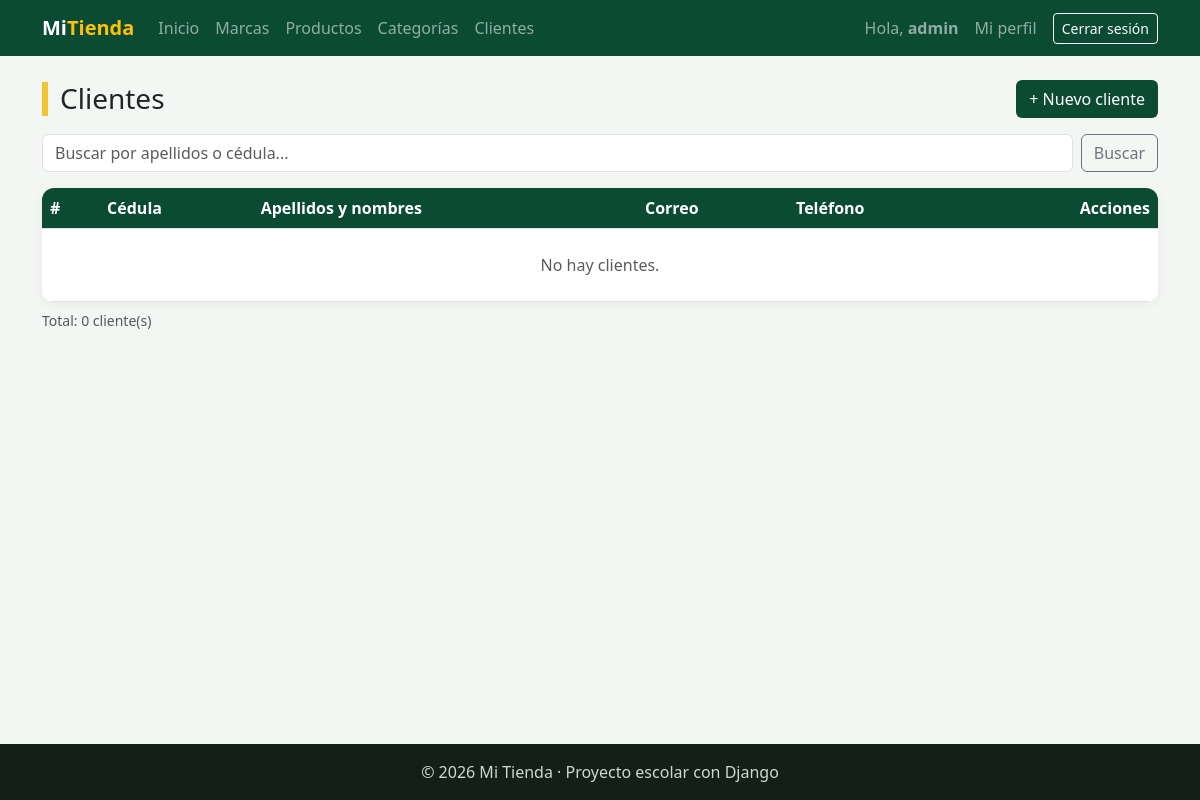
The page /facturacion/clientes/ (signed in) on the database as committed earlier.
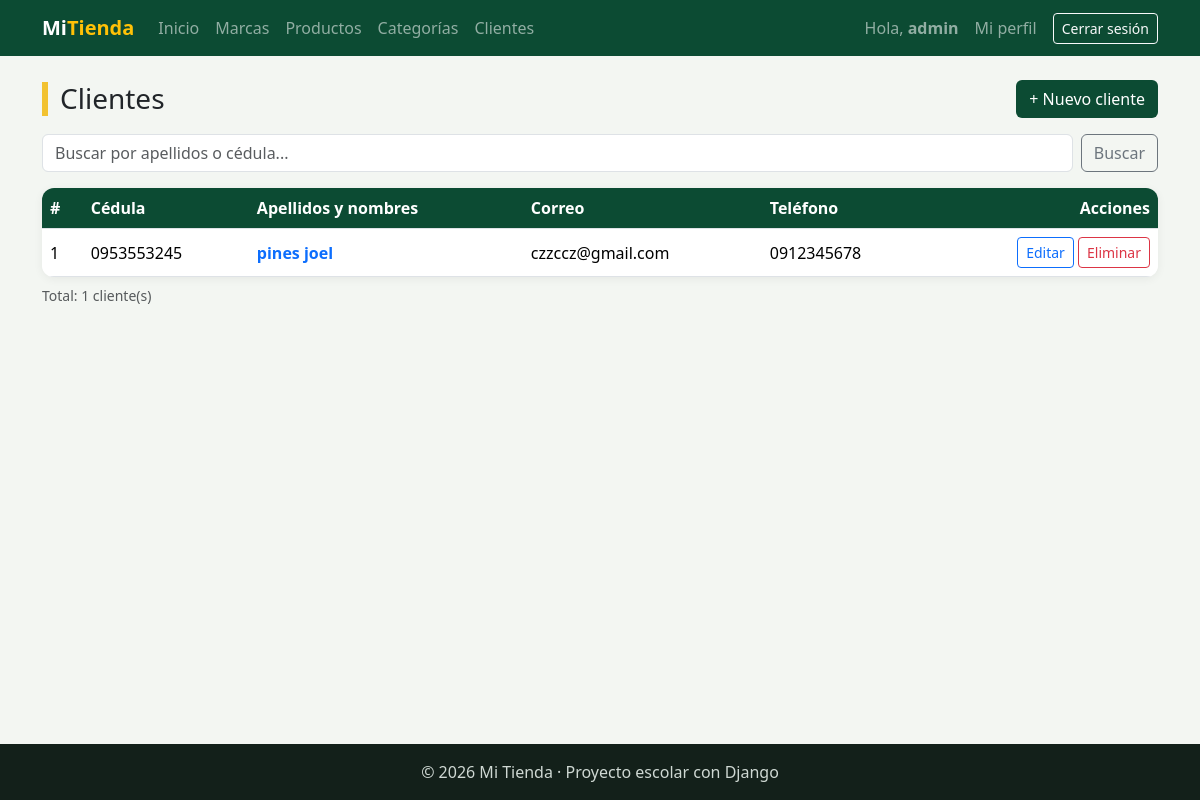
The same page on the database as committed later.
### facturacion/models.py (models this page shows, shortened)
class Cliente(models.Model):
    cedula = models.CharField("Cédula", max_length=10, unique=True)   # Texto (no número): puede empezar con 0
    nombres = models.CharField(max_length=80)
    apellidos = models.CharField(max_length=80)
    email = models.EmailField("Correo", blank=True)                    # EmailField revisa que tenga formato de correo
    telefono = models.CharField("Teléfono", max_length=15, blank=True)
    direccion = models.CharField("Dirección", max_length=200, blank=True)
    fecha_registro = models.DateTimeField(auto_now_add=True)
    class Meta:
        verbose_name = "Cliente"
        verbose_name_plural = "Clientes"
        ordering = ["apellidos", "nombres"]      # Primero por apellido; si se repite, por nombre

### facturacion/views.py (the view)
# urls.py: path("clientes/", views.cliente_lista, name="cliente_lista"),
@login_required
def cliente_lista(request):                                # READ con buscador y páginas · solo GET
    q = request.GET.get("q", "")                           # 1. Texto del buscador (?q=perez)
    clientes = Cliente.objects.all()                       # 2. Todos (ordenados por apellidos, nombres: Meta.ordering)
    if q:
        clientes = clientes.filter(Q(apellidos__icontains=q) | Q(cedula__icontains=q))
    paginador = Paginator(clientes, 5)                     # 4. De 5 en 5
    page_obj = paginador.get_page(request.GET.get("page")) # 5. La página pedida (?page=2). Si es inválida, da la 1 o la última
    contexto = {"titulo": "Clientes", "page_obj": page_obj, "q": q}
    return render(request, "facturacion/cliente_lista.html", contexto)

### facturacion/templates/facturacion/cliente_lista.html (shortened to what this page needs)
{% extends "base.html" %}
{% block contenido %}
<div class="d-flex justify-content-between align-items-center flex-wrap gap-2 mb-3">
    <h1 class="h3 titulo-pagina m-0">{{ titulo }}</h1>
    <a href="{% url 'facturacion:cliente_crear' %}" class="btn btn-verde">+ Nuevo cliente</a>
</div>
<form method="get" class="d-flex gap-2 mb-3">
    <input type="text" name="q" value="{{ q }}" class="form-control" placeholder="Buscar por apellidos o cédula...">
    <button type="submit" class="btn btn-outline-secondary">Buscar</button>
</form>
<div class="tarjeta p-0 table-responsive">
    <table class="table table-hover align-middle m-0">
        <thead>
            <tr><th>#</th><th>Cédula</th><th>Apellidos y nombres</th><th>Correo</th><th>Teléfono</th><th class="text-end">Acciones</th></tr>
        </thead>
        <tbody>
            {% for cliente in page_obj %}
            <tr>
                <td>{{ page_obj.start_index|add:forloop.counter0 }}</td>
                <td>{{ cliente.cedula }}</td>
                <td>
                    <a href="{% url 'facturacion:cliente_detalle' cliente.pk %}" class="fw-semibold text-decoration-none">{{ cliente.apellidos }} {{ cliente.nombres }}</a>
                </td>
                <td>{{ cliente.email|default:"—" }}</td>
                <td>{{ cliente.telefono|default:"—" }}</td>
                <td class="text-end text-nowrap">
                    <a href="{% url 'facturacion:cliente_editar' cliente.pk %}" class="btn btn-sm btn-outline-primary">Editar</a>
                    <a href="{% url 'facturacion:cliente_eliminar' cliente.pk %}" class="btn btn-sm btn-outline-danger">Eliminar</a>
                </td>
            </tr>
            {% empty %}
            <tr><td colspan="6" class="text-center text-muted py-4">No hay clientes.</td></tr>
            {% endfor %}
        </tbody>
    </table>
</div>
<p class="text-muted small mt-2">Total: {{ page_obj.paginator.count }} cliente(s)</p>
{% endblock %}

Rows that differ between the two databases and show on the page:
added Cliente: start_index|add "1", cedula "0953553245", apellidos "pines", nombres "joel", email "czzccz@gmail.com", telefono "0912345678"
Other text that changed with them:
{{ page_obj.paginator.count }}: "0" → "1"
text no longer shown: "No hay clientes."
